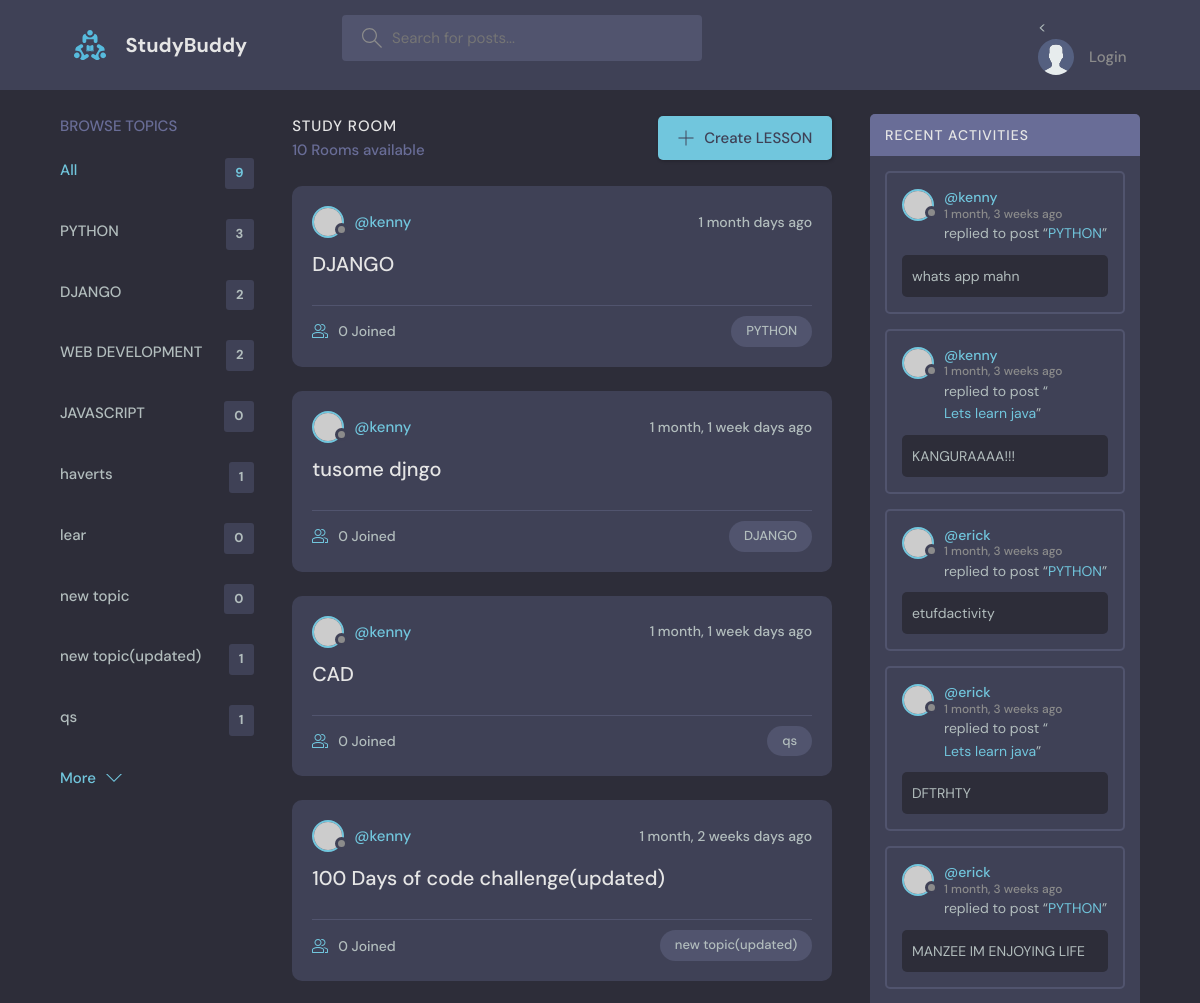
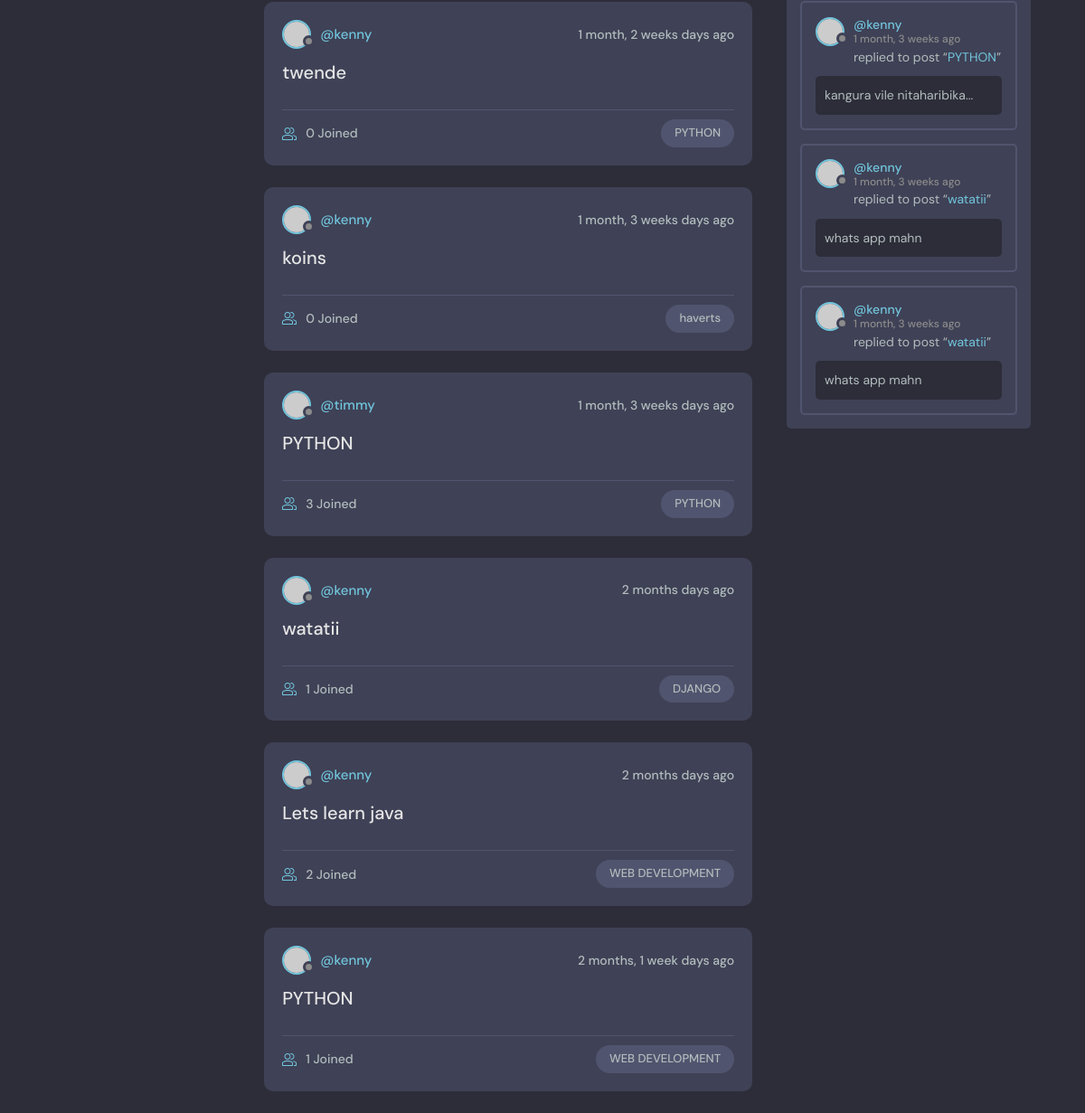
The page / on the database its author committed (2 pictures, top to bottom).
### new_app/models.py (models this page shows, shortened)
class Topic(models.Model):
    name = models.CharField(max_length=200)

class Room(models.Model):
    host = models.ForeignKey(User, on_delete=models.SET_NULL, null=True)
    topic = models.ForeignKey(Topic, on_delete=models.SET_NULL, null=True)
    name = models.CharField(max_length=200)
    description = models.TextField(null=True, blank=True)
    participants = models.ManyToManyField(User,related_name='participants', blank=True)
    updated = models.DateTimeField(auto_now=True)
    created = models.DateTimeField(auto_now_add=True)
    class Meta:
        ordering = ['-updated', '-created']
    def __str__(self):
        return self.name

class Messages(models.Model):
    user = models.ForeignKey(User, on_delete= models.CASCADE)
    room = models.ForeignKey(Room, on_delete=models.CASCADE)
    body = models.TextField()
    updated = models.DateTimeField(auto_now=True)
    created = models.DateTimeField(auto_now_add=True)
    class Meta:
        ordering = ['-updated', '-created']

### new_app/views.py (the view)
# urls.py: path('', views.home, name= 'home'),
def home(request):
    q = request.GET.get('q') if request.GET.get('q') != None else ''
    rooms = Room.objects.filter(
        Q(topic__name__icontains = q) |
        Q(name__icontains = q) |
        Q(description__icontains = q))
    topics = Topic.objects.all()
    room_count = rooms.count()
    room_messages = Messages.objects.filter(Q(room__topic__name__icontains=q))
    context =  {'rooms': rooms, 'topics': topics, 'room_count': room_count, 'room_messages': room_messages }
    return render(request, 'new_app/home.html',context)

### new_app/templates/new_app/home.html (shortened to what this page needs)
{% extends 'main.html' %}
{%block content%}
    <main class="layout layout--3">
      <div class="container">
        {% include "new_app/topics_component.html" %}
        <div class="roomList">
          <div class="roomList__header">
            <div>
              <h2>Study Room</h2>
              <p>{{room_count}} Rooms available</p>
            </div>
            <a class="btn btn--main" href="{% url 'create-room' %}">
              <svg version="1.1" xmlns="http://www.w3.org/2000/svg" width="32" height="32" viewBox="0 0 32 32">
                <title>add</title>
                <path
                  d="M16.943 0.943h-1.885v14.115h-14.115v1.885h14.115v14.115h1.885v-14.115h14.115v-1.885h-14.115v-14.115z"
                ></path>
              </svg>
              Create LESSON
            </a>
          </div>
          {% include 'new_app/feed_component.html' %}
        </div>
         {% include 'new_app/activity_component.html' %}
      </div>
    </main>
  {% endblock %}

### new_app/templates/new_app/topics_component.html
<div class="topics">
       <div class="topics__header">
         <h2>Browse Topics</h2>
       </div>
       <ul class="topics__list">
         <li>
           <a href="{% url 'home' %}" class="active">All <span>{{topics.count}}</span></a>
         </li>
         {% for topic in topics %}
         <li>
           <a href="{% url 'home' %}?q={{topic.name}}">{{topic.name}} <span>{{topic.room_set.all.count}}</span></a>
         </li>
         {% endfor %}
       </ul>
       <button class="btn btn--link" href="topics.html">
         More
         <svg version="1.1" xmlns="http://www.w3.org/2000/svg" width="32" height="32" viewBox="0 0 32 32">
           <title>chevron-down</title>
           <path d="M16 21l-13-13h-3l16 16 16-16h-3l-13 13z"></path>
         </svg>
       </button>
     </div>

### new_app/templates/new_app/feed_component.html (shortened to what this page needs)
{% for room in rooms %}
<div class="roomListRoom">
    <div class="roomListRoom__header">
      <a href="{% url 'user-profile' room.host.id %}" class="roomListRoom__author">
        <div class="avatar avatar--small">
          <img src="https://randomuser.me/api/portraits/women/11.jpg" />
        </div>
        <span>@{{room.host.username}}</span>
      </a>
      <div class="roomListRoom__actions">
        <span>{{room.created | timesince}} days ago</span>
      </div>
    </div>
    <div class="roomListRoom__content">
      <a href="{% url 'room' room.id %}">{{room.name}}</a>
    </div>
    <div class="roomListRoom__meta">
      <a href="{% url 'room' room.id %}" class="roomListRoom__joined">
        {{room.participants.all.count}} Joined
      </a>
      <p class="roomListRoom__topic">{{room.topic.name}}</p>
    </div>
  </div>
{% endfor %}

### new_app/templates/new_app/activity_component.html (shortened to what this page needs)
<div class="activities">
    <div class="activities__header">
      <h2>Recent Activities</h2>
    </div>
    {% for message in room_messages %}
    <div class="activities__box">
      <div class="activities__boxHeader roomListRoom__header">
        <a href="{% url 'user-profile' message.user.id %}" class="roomListRoom__author">
          <div class="avatar avatar--small">
            <img src="https://randomuser.me/api/portraits/women/11.jpg" />
          </div>
          <p>
            @{{message.user}}
            <span>{{message.created|timesince}} ago</span>
          </p>
        </a>
      </div>
      <div class="activities__boxContent">
        <p>replied to post “<a href="{% url 'room' message.room.id %}">{{message.room}}</a>”</p>
        <div class="activities__boxRoomContent">
         {{message.body}}
        </div>
      </div>
    </div>
    {%endfor%}
  </div>

### rows shown on the page
Topic: name "PYTHON", room_set.all.count "3"
Topic: name "DJANGO", room_set.all.count "2"
Topic: name "WEB DEVELOPMENT", room_set.all.count "2"
Topic: name "JAVASCRIPT", room_set.all.count "0"
Topic: name "haverts", room_set.all.count "1"
Topic: name "lear", room_set.all.count "0"
Topic: name "new topic", room_set.all.count "0"
Topic: name "new topic(updated)", room_set.all.count "1"
Topic: name "qs", room_set.all.count "1"
Room: host.username "kenny", created "1 month", name "DJANGO", participants.all.count "0", topic.name "PYTHON"
Room: host.username "kenny", created "1 month, 1 week", name "tusome djngo", participants.all.count "0", topic.name "DJANGO"
Room: host.username "kenny", created "1 month, 1 week", name "CAD", participants.all.count "0", topic.name "qs"
Room: host.username "kenny", created "1 month, 2 weeks", name "100 Days of code challenge(updated)", participants.all.count "0", topic.name "new topic(updated)"
Room: host.username "kenny", created "1 month, 2 weeks", name "twende", participants.all.count "0", topic.name "PYTHON"
Room: host.username "kenny", created "1 month, 3 weeks", name "koins", participants.all.count "0", topic.name "haverts"
Room: host.username "timmy", created "1 month, 3 weeks", name "PYTHON", participants.all.count "3", topic.name "PYTHON"
Room: host.username "kenny", created "2 months", name "watatii", participants.all.count "1", topic.name "DJANGO"
Room: host.username "kenny", created "2 months", name "Lets learn java", participants.all.count "2", topic.name "WEB DEVELOPMENT"
Room: host.username "kenny", created "2 months, 1 week", name "PYTHON", participants.all.count "1", topic.name "WEB DEVELOPMENT"
Messages: user "kenny", created "1 month, 3 weeks", room "PYTHON", body "whats app mahn"
Messages: user "kenny", created "1 month, 3 weeks", room "Lets learn java", body "KANGURAAAA!!!"
Messages: user "erick", created "1 month, 3 weeks", room "PYTHON", body "etufdactivity"
Messages: user "erick", created "1 month, 3 weeks", room "Lets learn java", body "DFTRHTY"
Messages: user "erick", created "1 month, 3 weeks", room "PYTHON", body "MANZEE IM ENJOYING LIFE"
Messages: user "kenny", created "1 month, 3 weeks", room "PYTHON", body "kangura vile nitaharibika..."
Messages: user "kenny", created "1 month, 3 weeks", room "watatii", body "whats app mahn"
Messages: user "kenny", created "1 month, 3 weeks", room "watatii", body "whats app mahn"

### other values the page prints
{{ topics.count }} "9"
{{ room_count }} "10"
